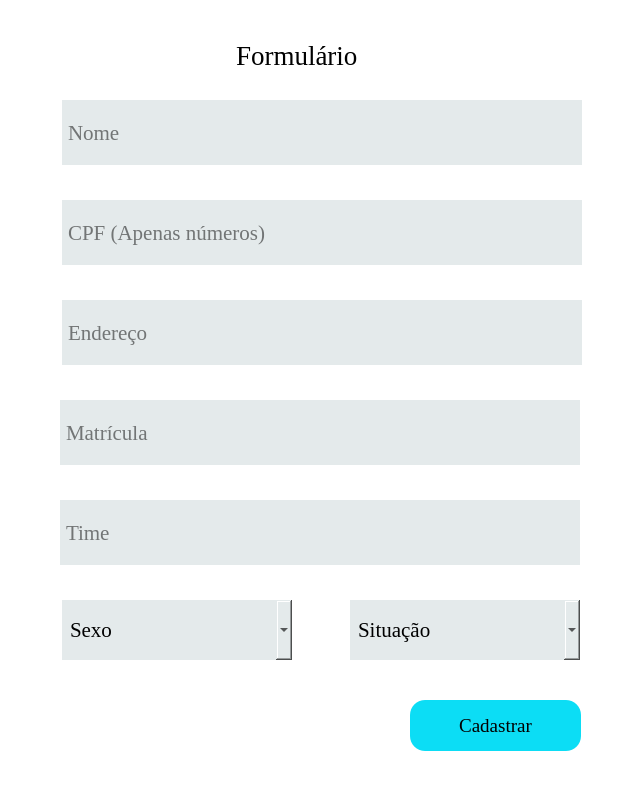
<?xml version="1.0" encoding="UTF-8"?>
<ui version="4.0">
 <class>Cadastro</class>
 <widget class="QWidget" name="Cadastro">
  <property name="geometry">
   <rect>
    <x>0</x>
    <y>0</y>
    <width>644</width>
    <height>800</height>
   </rect>
  </property>
  <property name="minimumSize">
   <size>
    <width>644</width>
    <height>800</height>
   </size>
  </property>
  <property name="maximumSize">
   <size>
    <width>644</width>
    <height>800</height>
   </size>
  </property>
  <property name="palette">
   <palette>
    <active>
     <colorrole role="WindowText">
      <brush brushstyle="SolidPattern">
       <color alpha="255">
        <red>0</red>
        <green>0</green>
        <blue>0</blue>
       </color>
      </brush>
     </colorrole>
     <colorrole role="Button">
      <brush brushstyle="SolidPattern">
       <color alpha="255">
        <red>39</red>
        <green>197</green>
        <blue>197</blue>
       </color>
      </brush>
     </colorrole>
     <colorrole role="Light">
      <brush brushstyle="SolidPattern">
       <color alpha="255">
        <red>255</red>
        <green>255</green>
        <blue>255</blue>
       </color>
      </brush>
     </colorrole>
     <colorrole role="Midlight">
      <brush brushstyle="SolidPattern">
       <color alpha="255">
        <red>255</red>
        <green>255</green>
        <blue>255</blue>
       </color>
      </brush>
     </colorrole>
     <colorrole role="Dark">
      <brush brushstyle="SolidPattern">
       <color alpha="255">
        <red>127</red>
        <green>127</green>
        <blue>127</blue>
       </color>
      </brush>
     </colorrole>
     <colorrole role="Mid">
      <brush brushstyle="SolidPattern">
       <color alpha="255">
        <red>170</red>
        <green>170</green>
        <blue>170</blue>
       </color>
      </brush>
     </colorrole>
     <colorrole role="Text">
      <brush brushstyle="SolidPattern">
       <color alpha="255">
        <red>0</red>
        <green>0</green>
        <blue>0</blue>
       </color>
      </brush>
     </colorrole>
     <colorrole role="BrightText">
      <brush brushstyle="SolidPattern">
       <color alpha="255">
        <red>255</red>
        <green>255</green>
        <blue>255</blue>
       </color>
      </brush>
     </colorrole>
     <colorrole role="ButtonText">
      <brush brushstyle="SolidPattern">
       <color alpha="255">
        <red>0</red>
        <green>0</green>
        <blue>0</blue>
       </color>
      </brush>
     </colorrole>
     <colorrole role="Base">
      <brush brushstyle="SolidPattern">
       <color alpha="255">
        <red>255</red>
        <green>255</green>
        <blue>255</blue>
       </color>
      </brush>
     </colorrole>
     <colorrole role="Window">
      <brush brushstyle="SolidPattern">
       <color alpha="255">
        <red>255</red>
        <green>255</green>
        <blue>255</blue>
       </color>
      </brush>
     </colorrole>
     <colorrole role="Shadow">
      <brush brushstyle="SolidPattern">
       <color alpha="255">
        <red>0</red>
        <green>0</green>
        <blue>0</blue>
       </color>
      </brush>
     </colorrole>
     <colorrole role="AlternateBase">
      <brush brushstyle="SolidPattern">
       <color alpha="255">
        <red>255</red>
        <green>255</green>
        <blue>255</blue>
       </color>
      </brush>
     </colorrole>
     <colorrole role="ToolTipBase">
      <brush brushstyle="SolidPattern">
       <color alpha="255">
        <red>255</red>
        <green>255</green>
        <blue>220</blue>
       </color>
      </brush>
     </colorrole>
     <colorrole role="ToolTipText">
      <brush brushstyle="SolidPattern">
       <color alpha="255">
        <red>0</red>
        <green>0</green>
        <blue>0</blue>
       </color>
      </brush>
     </colorrole>
     <colorrole role="PlaceholderText">
      <brush brushstyle="SolidPattern">
       <color alpha="128">
        <red>0</red>
        <green>0</green>
        <blue>0</blue>
       </color>
      </brush>
     </colorrole>
    </active>
    <inactive>
     <colorrole role="WindowText">
      <brush brushstyle="SolidPattern">
       <color alpha="255">
        <red>0</red>
        <green>0</green>
        <blue>0</blue>
       </color>
      </brush>
     </colorrole>
     <colorrole role="Button">
      <brush brushstyle="SolidPattern">
       <color alpha="255">
        <red>39</red>
        <green>197</green>
        <blue>197</blue>
       </color>
      </brush>
     </colorrole>
     <colorrole role="Light">
      <brush brushstyle="SolidPattern">
       <color alpha="255">
        <red>255</red>
        <green>255</green>
        <blue>255</blue>
       </color>
      </brush>
     </colorrole>
     <colorrole role="Midlight">
      <brush brushstyle="SolidPattern">
       <color alpha="255">
        <red>255</red>
        <green>255</green>
        <blue>255</blue>
       </color>
      </brush>
     </colorrole>
     <colorrole role="Dark">
      <brush brushstyle="SolidPattern">
       <color alpha="255">
        <red>127</red>
        <green>127</green>
        <blue>127</blue>
       </color>
      </brush>
     </colorrole>
     <colorrole role="Mid">
      <brush brushstyle="SolidPattern">
       <color alpha="255">
        <red>170</red>
        <green>170</green>
        <blue>170</blue>
       </color>
      </brush>
     </colorrole>
     <colorrole role="Text">
      <brush brushstyle="SolidPattern">
       <color alpha="255">
        <red>0</red>
        <green>0</green>
        <blue>0</blue>
       </color>
      </brush>
     </colorrole>
     <colorrole role="BrightText">
      <brush brushstyle="SolidPattern">
       <color alpha="255">
        <red>255</red>
        <green>255</green>
        <blue>255</blue>
       </color>
      </brush>
     </colorrole>
     <colorrole role="ButtonText">
      <brush brushstyle="SolidPattern">
       <color alpha="255">
        <red>0</red>
        <green>0</green>
        <blue>0</blue>
       </color>
      </brush>
     </colorrole>
     <colorrole role="Base">
      <brush brushstyle="SolidPattern">
       <color alpha="255">
        <red>255</red>
        <green>255</green>
        <blue>255</blue>
       </color>
      </brush>
     </colorrole>
     <colorrole role="Window">
      <brush brushstyle="SolidPattern">
       <color alpha="255">
        <red>255</red>
        <green>255</green>
        <blue>255</blue>
       </color>
      </brush>
     </colorrole>
     <colorrole role="Shadow">
      <brush brushstyle="SolidPattern">
       <color alpha="255">
        <red>0</red>
        <green>0</green>
        <blue>0</blue>
       </color>
      </brush>
     </colorrole>
     <colorrole role="AlternateBase">
      <brush brushstyle="SolidPattern">
       <color alpha="255">
        <red>255</red>
        <green>255</green>
        <blue>255</blue>
       </color>
      </brush>
     </colorrole>
     <colorrole role="ToolTipBase">
      <brush brushstyle="SolidPattern">
       <color alpha="255">
        <red>255</red>
        <green>255</green>
        <blue>220</blue>
       </color>
      </brush>
     </colorrole>
     <colorrole role="ToolTipText">
      <brush brushstyle="SolidPattern">
       <color alpha="255">
        <red>0</red>
        <green>0</green>
        <blue>0</blue>
       </color>
      </brush>
     </colorrole>
     <colorrole role="PlaceholderText">
      <brush brushstyle="SolidPattern">
       <color alpha="128">
        <red>0</red>
        <green>0</green>
        <blue>0</blue>
       </color>
      </brush>
     </colorrole>
    </inactive>
    <disabled>
     <colorrole role="WindowText">
      <brush brushstyle="SolidPattern">
       <color alpha="255">
        <red>127</red>
        <green>127</green>
        <blue>127</blue>
       </color>
      </brush>
     </colorrole>
     <colorrole role="Button">
      <brush brushstyle="SolidPattern">
       <color alpha="255">
        <red>39</red>
        <green>197</green>
        <blue>197</blue>
       </color>
      </brush>
     </colorrole>
     <colorrole role="Light">
      <brush brushstyle="SolidPattern">
       <color alpha="255">
        <red>255</red>
        <green>255</green>
        <blue>255</blue>
       </color>
      </brush>
     </colorrole>
     <colorrole role="Midlight">
      <brush brushstyle="SolidPattern">
       <color alpha="255">
        <red>255</red>
        <green>255</green>
        <blue>255</blue>
       </color>
      </brush>
     </colorrole>
     <colorrole role="Dark">
      <brush brushstyle="SolidPattern">
       <color alpha="255">
        <red>127</red>
        <green>127</green>
        <blue>127</blue>
       </color>
      </brush>
     </colorrole>
     <colorrole role="Mid">
      <brush brushstyle="SolidPattern">
       <color alpha="255">
        <red>170</red>
        <green>170</green>
        <blue>170</blue>
       </color>
      </brush>
     </colorrole>
     <colorrole role="Text">
      <brush brushstyle="SolidPattern">
       <color alpha="255">
        <red>127</red>
        <green>127</green>
        <blue>127</blue>
       </color>
      </brush>
     </colorrole>
     <colorrole role="BrightText">
      <brush brushstyle="SolidPattern">
       <color alpha="255">
        <red>255</red>
        <green>255</green>
        <blue>255</blue>
       </color>
      </brush>
     </colorrole>
     <colorrole role="ButtonText">
      <brush brushstyle="SolidPattern">
       <color alpha="255">
        <red>127</red>
        <green>127</green>
        <blue>127</blue>
       </color>
      </brush>
     </colorrole>
     <colorrole role="Base">
      <brush brushstyle="SolidPattern">
       <color alpha="255">
        <red>255</red>
        <green>255</green>
        <blue>255</blue>
       </color>
      </brush>
     </colorrole>
     <colorrole role="Window">
      <brush brushstyle="SolidPattern">
       <color alpha="255">
        <red>255</red>
        <green>255</green>
        <blue>255</blue>
       </color>
      </brush>
     </colorrole>
     <colorrole role="Shadow">
      <brush brushstyle="SolidPattern">
       <color alpha="255">
        <red>0</red>
        <green>0</green>
        <blue>0</blue>
       </color>
      </brush>
     </colorrole>
     <colorrole role="AlternateBase">
      <brush brushstyle="SolidPattern">
       <color alpha="255">
        <red>255</red>
        <green>255</green>
        <blue>255</blue>
       </color>
      </brush>
     </colorrole>
     <colorrole role="ToolTipBase">
      <brush brushstyle="SolidPattern">
       <color alpha="255">
        <red>255</red>
        <green>255</green>
        <blue>220</blue>
       </color>
      </brush>
     </colorrole>
     <colorrole role="ToolTipText">
      <brush brushstyle="SolidPattern">
       <color alpha="255">
        <red>0</red>
        <green>0</green>
        <blue>0</blue>
       </color>
      </brush>
     </colorrole>
     <colorrole role="PlaceholderText">
      <brush brushstyle="SolidPattern">
       <color alpha="128">
        <red>0</red>
        <green>0</green>
        <blue>0</blue>
       </color>
      </brush>
     </colorrole>
    </disabled>
   </palette>
  </property>
  <property name="windowTitle">
   <string>Form</string>
  </property>
  <widget class="QLineEdit" name="nome_input">
   <property name="geometry">
    <rect>
     <x>62</x>
     <y>100</y>
     <width>520</width>
     <height>65</height>
    </rect>
   </property>
   <property name="font">
    <font>
     <family>Georgia</family>
     <pointsize>16</pointsize>
    </font>
   </property>
   <property name="styleSheet">
    <string notr="true">border-radius:6 px;
background-color: #e4eaeb;
padding: 4px;

</string>
   </property>
   <property name="placeholderText">
    <string>Nome</string>
   </property>
  </widget>
  <widget class="QLineEdit" name="cpf_input">
   <property name="geometry">
    <rect>
     <x>62</x>
     <y>200</y>
     <width>520</width>
     <height>65</height>
    </rect>
   </property>
   <property name="font">
    <font>
     <family>Georgia</family>
     <pointsize>16</pointsize>
    </font>
   </property>
   <property name="styleSheet">
    <string notr="true">border-radius:6 px;
background-color: #e4eaeb;
padding: 4px;

</string>
   </property>
   <property name="text">
    <string/>
   </property>
   <property name="placeholderText">
    <string>CPF (Apenas números)</string>
   </property>
  </widget>
  <widget class="QLineEdit" name="endereco_input_2">
   <property name="geometry">
    <rect>
     <x>62</x>
     <y>300</y>
     <width>520</width>
     <height>65</height>
    </rect>
   </property>
   <property name="font">
    <font>
     <family>Georgia</family>
     <pointsize>16</pointsize>
    </font>
   </property>
   <property name="styleSheet">
    <string notr="true">border-radius:6 px;
background-color: #e4eaeb;
padding: 4px;

</string>
   </property>
   <property name="text">
    <string/>
   </property>
   <property name="placeholderText">
    <string>Endereço</string>
   </property>
  </widget>
  <widget class="QLineEdit" name="mat_input">
   <property name="geometry">
    <rect>
     <x>60</x>
     <y>400</y>
     <width>520</width>
     <height>65</height>
    </rect>
   </property>
   <property name="font">
    <font>
     <family>Georgia</family>
     <pointsize>16</pointsize>
    </font>
   </property>
   <property name="styleSheet">
    <string notr="true">border-radius:6 px;
background-color: #e4eaeb;
padding: 4px;

</string>
   </property>
   <property name="placeholderText">
    <string>Matrícula</string>
   </property>
  </widget>
  <widget class="QLabel" name="label">
   <property name="geometry">
    <rect>
     <x>236</x>
     <y>30</y>
     <width>172</width>
     <height>51</height>
    </rect>
   </property>
   <property name="font">
    <font>
     <family>Georgia</family>
     <pointsize>20</pointsize>
    </font>
   </property>
   <property name="text">
    <string>Formulário</string>
   </property>
  </widget>
  <widget class="QLineEdit" name="time_input">
   <property name="geometry">
    <rect>
     <x>60</x>
     <y>500</y>
     <width>520</width>
     <height>65</height>
    </rect>
   </property>
   <property name="font">
    <font>
     <family>Georgia</family>
     <pointsize>16</pointsize>
    </font>
   </property>
   <property name="styleSheet">
    <string notr="true">border-radius:6 px;
background-color: #e4eaeb;
padding: 4px;

</string>
   </property>
   <property name="placeholderText">
    <string>Time</string>
   </property>
  </widget>
  <widget class="QComboBox" name="sexo_comboBox">
   <property name="geometry">
    <rect>
     <x>62</x>
     <y>600</y>
     <width>230</width>
     <height>60</height>
    </rect>
   </property>
   <property name="palette">
    <palette>
     <active>
      <colorrole role="Button">
       <brush brushstyle="SolidPattern">
        <color alpha="255">
         <red>228</red>
         <green>234</green>
         <blue>235</blue>
        </color>
       </brush>
      </colorrole>
      <colorrole role="Text">
       <brush brushstyle="SolidPattern">
        <color alpha="255">
         <red>0</red>
         <green>0</green>
         <blue>0</blue>
        </color>
       </brush>
      </colorrole>
      <colorrole role="Base">
       <brush brushstyle="SolidPattern">
        <color alpha="255">
         <red>228</red>
         <green>234</green>
         <blue>235</blue>
        </color>
       </brush>
      </colorrole>
      <colorrole role="Window">
       <brush brushstyle="SolidPattern">
        <color alpha="255">
         <red>228</red>
         <green>234</green>
         <blue>235</blue>
        </color>
       </brush>
      </colorrole>
      <colorrole role="PlaceholderText">
       <brush brushstyle="SolidPattern">
        <color alpha="128">
         <red>0</red>
         <green>0</green>
         <blue>0</blue>
        </color>
       </brush>
      </colorrole>
     </active>
     <inactive>
      <colorrole role="Button">
       <brush brushstyle="SolidPattern">
        <color alpha="255">
         <red>228</red>
         <green>234</green>
         <blue>235</blue>
        </color>
       </brush>
      </colorrole>
      <colorrole role="Text">
       <brush brushstyle="SolidPattern">
        <color alpha="255">
         <red>0</red>
         <green>0</green>
         <blue>0</blue>
        </color>
       </brush>
      </colorrole>
      <colorrole role="Base">
       <brush brushstyle="SolidPattern">
        <color alpha="255">
         <red>228</red>
         <green>234</green>
         <blue>235</blue>
        </color>
       </brush>
      </colorrole>
      <colorrole role="Window">
       <brush brushstyle="SolidPattern">
        <color alpha="255">
         <red>228</red>
         <green>234</green>
         <blue>235</blue>
        </color>
       </brush>
      </colorrole>
      <colorrole role="PlaceholderText">
       <brush brushstyle="SolidPattern">
        <color alpha="128">
         <red>0</red>
         <green>0</green>
         <blue>0</blue>
        </color>
       </brush>
      </colorrole>
     </inactive>
     <disabled>
      <colorrole role="Button">
       <brush brushstyle="SolidPattern">
        <color alpha="255">
         <red>228</red>
         <green>234</green>
         <blue>235</blue>
        </color>
       </brush>
      </colorrole>
      <colorrole role="Text">
       <brush brushstyle="SolidPattern">
        <color alpha="255">
         <red>127</red>
         <green>127</green>
         <blue>127</blue>
        </color>
       </brush>
      </colorrole>
      <colorrole role="Base">
       <brush brushstyle="SolidPattern">
        <color alpha="255">
         <red>228</red>
         <green>234</green>
         <blue>235</blue>
        </color>
       </brush>
      </colorrole>
      <colorrole role="Window">
       <brush brushstyle="SolidPattern">
        <color alpha="255">
         <red>228</red>
         <green>234</green>
         <blue>235</blue>
        </color>
       </brush>
      </colorrole>
      <colorrole role="PlaceholderText">
       <brush brushstyle="SolidPattern">
        <color alpha="128">
         <red>127</red>
         <green>127</green>
         <blue>127</blue>
        </color>
       </brush>
      </colorrole>
     </disabled>
    </palette>
   </property>
   <property name="font">
    <font>
     <family>Georgia</family>
     <pointsize>16</pointsize>
    </font>
   </property>
   <property name="styleSheet">
    <string notr="true">border-radius:6 px;
background-color: #e4eaeb;
padding: 8px;</string>
   </property>
   <property name="placeholderText">
    <string>Sexo</string>
   </property>
   <item>
    <property name="text">
     <string>Masculino</string>
    </property>
   </item>
   <item>
    <property name="text">
     <string>Feminino</string>
    </property>
   </item>
  </widget>
  <widget class="QComboBox" name="situacao_comboBox">
   <property name="geometry">
    <rect>
     <x>350</x>
     <y>600</y>
     <width>230</width>
     <height>60</height>
    </rect>
   </property>
   <property name="palette">
    <palette>
     <active>
      <colorrole role="Button">
       <brush brushstyle="SolidPattern">
        <color alpha="255">
         <red>228</red>
         <green>234</green>
         <blue>235</blue>
        </color>
       </brush>
      </colorrole>
      <colorrole role="Text">
       <brush brushstyle="SolidPattern">
        <color alpha="255">
         <red>0</red>
         <green>0</green>
         <blue>0</blue>
        </color>
       </brush>
      </colorrole>
      <colorrole role="Base">
       <brush brushstyle="SolidPattern">
        <color alpha="255">
         <red>228</red>
         <green>234</green>
         <blue>235</blue>
        </color>
       </brush>
      </colorrole>
      <colorrole role="Window">
       <brush brushstyle="SolidPattern">
        <color alpha="255">
         <red>228</red>
         <green>234</green>
         <blue>235</blue>
        </color>
       </brush>
      </colorrole>
      <colorrole role="PlaceholderText">
       <brush brushstyle="SolidPattern">
        <color alpha="128">
         <red>0</red>
         <green>0</green>
         <blue>0</blue>
        </color>
       </brush>
      </colorrole>
     </active>
     <inactive>
      <colorrole role="Button">
       <brush brushstyle="SolidPattern">
        <color alpha="255">
         <red>228</red>
         <green>234</green>
         <blue>235</blue>
        </color>
       </brush>
      </colorrole>
      <colorrole role="Text">
       <brush brushstyle="SolidPattern">
        <color alpha="255">
         <red>0</red>
         <green>0</green>
         <blue>0</blue>
        </color>
       </brush>
      </colorrole>
      <colorrole role="Base">
       <brush brushstyle="SolidPattern">
        <color alpha="255">
         <red>228</red>
         <green>234</green>
         <blue>235</blue>
        </color>
       </brush>
      </colorrole>
      <colorrole role="Window">
       <brush brushstyle="SolidPattern">
        <color alpha="255">
         <red>228</red>
         <green>234</green>
         <blue>235</blue>
        </color>
       </brush>
      </colorrole>
      <colorrole role="PlaceholderText">
       <brush brushstyle="SolidPattern">
        <color alpha="128">
         <red>0</red>
         <green>0</green>
         <blue>0</blue>
        </color>
       </brush>
      </colorrole>
     </inactive>
     <disabled>
      <colorrole role="Button">
       <brush brushstyle="SolidPattern">
        <color alpha="255">
         <red>228</red>
         <green>234</green>
         <blue>235</blue>
        </color>
       </brush>
      </colorrole>
      <colorrole role="Text">
       <brush brushstyle="SolidPattern">
        <color alpha="255">
         <red>127</red>
         <green>127</green>
         <blue>127</blue>
        </color>
       </brush>
      </colorrole>
      <colorrole role="Base">
       <brush brushstyle="SolidPattern">
        <color alpha="255">
         <red>228</red>
         <green>234</green>
         <blue>235</blue>
        </color>
       </brush>
      </colorrole>
      <colorrole role="Window">
       <brush brushstyle="SolidPattern">
        <color alpha="255">
         <red>228</red>
         <green>234</green>
         <blue>235</blue>
        </color>
       </brush>
      </colorrole>
      <colorrole role="PlaceholderText">
       <brush brushstyle="SolidPattern">
        <color alpha="128">
         <red>127</red>
         <green>127</green>
         <blue>127</blue>
        </color>
       </brush>
      </colorrole>
     </disabled>
    </palette>
   </property>
   <property name="font">
    <font>
     <family>Georgia</family>
     <pointsize>16</pointsize>
    </font>
   </property>
   <property name="styleSheet">
    <string notr="true">border-radius:6 px;
background-color: #e4eaeb;
padding: 8px;</string>
   </property>
   <property name="placeholderText">
    <string>Situação</string>
   </property>
   <item>
    <property name="text">
     <string>Ativo</string>
    </property>
   </item>
   <item>
    <property name="text">
     <string>Inativo</string>
    </property>
   </item>
  </widget>
  <widget class="QPushButton" name="cadastrar_btn">
   <property name="geometry">
    <rect>
     <x>410</x>
     <y>700</y>
     <width>171</width>
     <height>51</height>
    </rect>
   </property>
   <property name="font">
    <font>
     <family>Georgia</family>
     <pointsize>14</pointsize>
    </font>
   </property>
   <property name="styleSheet">
    <string notr="true">background-color:#0cddf5;
border-width: 2px;
border-radius: 15px;
padding: 4px;;</string>
   </property>
   <property name="text">
    <string>Cadastrar</string>
   </property>
  </widget>
  <widget class="QPushButton" name="back_btn">
   <property name="geometry">
    <rect>
     <x>20</x>
     <y>20</y>
     <width>91</width>
     <height>61</height>
    </rect>
   </property>
   <property name="palette">
    <palette>
     <active>
      <colorrole role="Button">
       <brush brushstyle="SolidPattern">
        <color alpha="255">
         <red>255</red>
         <green>255</green>
         <blue>255</blue>
        </color>
       </brush>
      </colorrole>
      <colorrole role="Base">
       <brush brushstyle="SolidPattern">
        <color alpha="255">
         <red>255</red>
         <green>255</green>
         <blue>255</blue>
        </color>
       </brush>
      </colorrole>
      <colorrole role="Window">
       <brush brushstyle="SolidPattern">
        <color alpha="255">
         <red>255</red>
         <green>255</green>
         <blue>255</blue>
        </color>
       </brush>
      </colorrole>
     </active>
     <inactive>
      <colorrole role="Button">
       <brush brushstyle="SolidPattern">
        <color alpha="255">
         <red>255</red>
         <green>255</green>
         <blue>255</blue>
        </color>
       </brush>
      </colorrole>
      <colorrole role="Base">
       <brush brushstyle="SolidPattern">
        <color alpha="255">
         <red>255</red>
         <green>255</green>
         <blue>255</blue>
        </color>
       </brush>
      </colorrole>
      <colorrole role="Window">
       <brush brushstyle="SolidPattern">
        <color alpha="255">
         <red>255</red>
         <green>255</green>
         <blue>255</blue>
        </color>
       </brush>
      </colorrole>
     </inactive>
     <disabled>
      <colorrole role="Button">
       <brush brushstyle="SolidPattern">
        <color alpha="255">
         <red>255</red>
         <green>255</green>
         <blue>255</blue>
        </color>
       </brush>
      </colorrole>
      <colorrole role="Base">
       <brush brushstyle="SolidPattern">
        <color alpha="255">
         <red>255</red>
         <green>255</green>
         <blue>255</blue>
        </color>
       </brush>
      </colorrole>
      <colorrole role="Window">
       <brush brushstyle="SolidPattern">
        <color alpha="255">
         <red>255</red>
         <green>255</green>
         <blue>255</blue>
        </color>
       </brush>
      </colorrole>
     </disabled>
    </palette>
   </property>
   <property name="styleSheet">
    <string notr="true">background-color:#ffffff;
border-width: 2px;
border-radius: 15px;
padding: 4px;;</string>
   </property>
   <property name="text">
    <string/>
   </property>
   <property name="icon">
    <iconset>
     <normaloff>imgs/back-arrow.png</normaloff>imgs/back-arrow.png</iconset>
   </property>
   <property name="iconSize">
    <size>
     <width>70</width>
     <height>70</height>
    </size>
   </property>
  </widget>
 </widget>
 <resources/>
 <connections/>
</ui>
